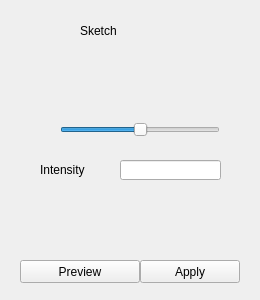
<?xml version="1.0" encoding="UTF-8"?>
<ui version="4.0">
 <class>SketchWidget</class>
 <widget class="QWidget" name="SketchWidget">
  <property name="geometry">
   <rect>
    <x>0</x>
    <y>0</y>
    <width>260</width>
    <height>300</height>
   </rect>
  </property>
  <property name="windowTitle">
   <string>Form</string>
  </property>
  <widget class="QPushButton" name="previewBtn">
   <property name="geometry">
    <rect>
     <x>20</x>
     <y>260</y>
     <width>120</width>
     <height>23</height>
    </rect>
   </property>
   <property name="text">
    <string>Preview</string>
   </property>
  </widget>
  <widget class="QPushButton" name="applyBtn">
   <property name="geometry">
    <rect>
     <x>140</x>
     <y>260</y>
     <width>100</width>
     <height>23</height>
    </rect>
   </property>
   <property name="text">
    <string>Apply</string>
   </property>
  </widget>
  <widget class="QLabel" name="label_3">
   <property name="geometry">
    <rect>
     <x>40</x>
     <y>160</y>
     <width>71</width>
     <height>20</height>
    </rect>
   </property>
   <property name="text">
    <string>Intensity</string>
   </property>
  </widget>
  <widget class="QSlider" name="sketchSlider">
   <property name="geometry">
    <rect>
     <x>60</x>
     <y>120</y>
     <width>160</width>
     <height>19</height>
    </rect>
   </property>
   <property name="minimum">
    <number>-100</number>
   </property>
   <property name="maximum">
    <number>100</number>
   </property>
   <property name="orientation">
    <enum>Qt::Horizontal</enum>
   </property>
  </widget>
  <widget class="QLineEdit" name="sketchEdit">
   <property name="geometry">
    <rect>
     <x>120</x>
     <y>160</y>
     <width>101</width>
     <height>20</height>
    </rect>
   </property>
   <property name="inputMethodHints">
    <set>Qt::ImhDigitsOnly</set>
   </property>
   <property name="text">
    <string/>
   </property>
  </widget>
  <widget class="QLabel" name="label">
   <property name="geometry">
    <rect>
     <x>80</x>
     <y>20</y>
     <width>141</width>
     <height>21</height>
    </rect>
   </property>
   <property name="text">
    <string>Sketch</string>
   </property>
  </widget>
 </widget>
 <resources/>
 <connections/>
</ui>
